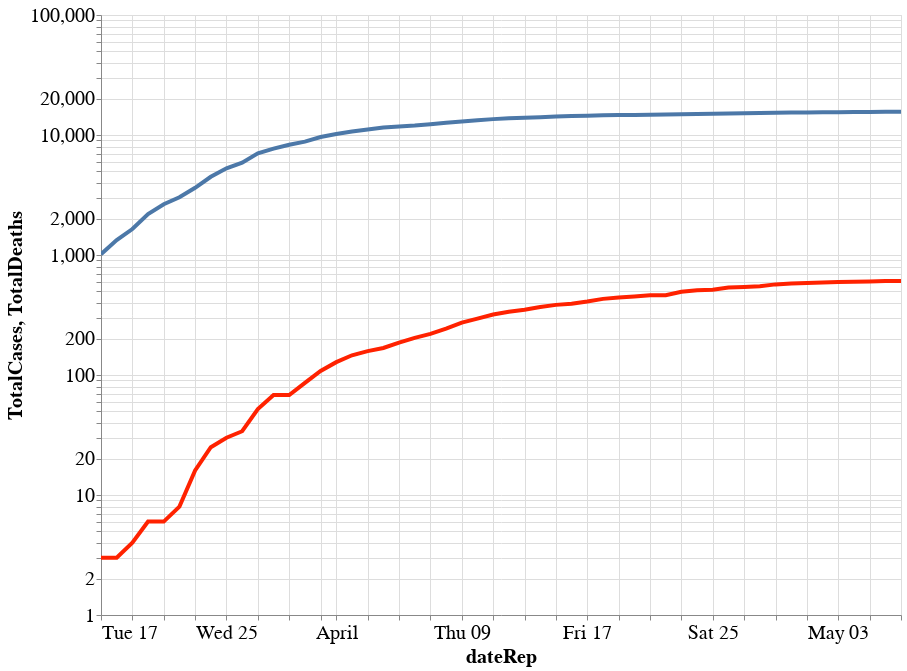

Notebook source saved alongside this figure:
### Code cell
c1 = base.encode(
    y=alt.Y('TotalCases', scale=alt.Scale(type='log'))
)

c2 = base.encode(
    y=alt.Y('TotalDeaths', scale=alt.Scale(type='log')),
    color=alt.value("#FF2200")
)

alt.layer(c1, c2).interactive()

### Figure 1 — Vega-Lite specification as saved in the notebook (floating-point values rounded to 4 significant figures; data arrays with more than 128 entries replaced by an {"elided": "..."} marker saying what was removed)
{"width": 400, "height": 300, "config": {"line": {"strokeWidth": 4}, "style": {"bar": {"size": 20}}, "legend": {"symbolSize": 100, "titleFontSize": 20, "labelFontSize": 20}, "axis": {"titleFontSize": 20, "labelFontSize": 20}}, "layer": [{"mark": "line", "encoding": {"tooltip": [{"type": "temporal", "field": "dateRep"}, {"type": "quantitative", "field": "TotalCases"}, {"type": "quantitative", "field": "TotalDeaths"}, {"type": "quantitative", "field": "cases"}, {"type": "quantitative", "field": "deaths"}], "x": {"type": "temporal", "field": "dateRep"}, "y": {"type": "quantitative", "field": "TotalCases", "scale": {"type": "log"}}}, "height": 600, "selection": {"selector001": {"type": "interval", "bind": "scales", "encodings": ["x", "y"]}}, "transform": [{"filter": "(datum.TotalCases > 1000)"}], "width": 800}, {"mark": "line", "encoding": {"color": {"value": "#FF2200"}, "tooltip": [{"type": "temporal", "field": "dateRep"}, {"type": "quantitative", "field": "TotalCases"}, {"type": "quantitative", "field": "TotalDeaths"}, {"type": "quantitative", "field": "cases"}, {"type": "quantitative", "field": "deaths"}], "x": {"type": "temporal", "field": "dateRep"}, "y": {"type": "quantitative", "field": "TotalDeaths", "scale": {"type": "log"}}}, "height": 600, "transform": [{"filter": "(datum.TotalCases > 1000)"}], "width": 800}], "data": {"name": "data-0992baf435c011e4e4b2572d6478d555"}, "$schema": "https://vega.github.io/schema/vega-lite/v4.8.1.json", "datasets": {"data-0992baf435c011e4e4b2572d6478d555": {"elided": "129 records"}}}
